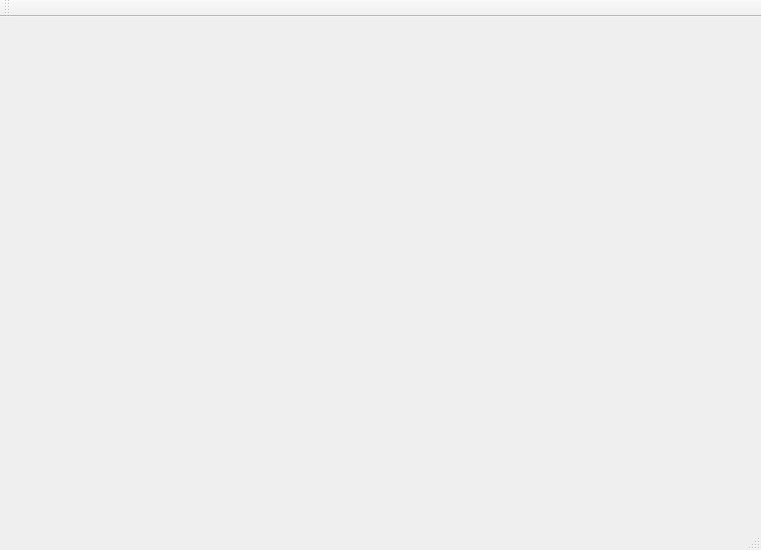
<?xml version="1.0" encoding="UTF-8"?>
<ui version="4.0">
 <class>MainWindow</class>
 <widget class="QMainWindow" name="MainWindow">
  <property name="geometry">
   <rect>
    <x>0</x>
    <y>0</y>
    <width>761</width>
    <height>550</height>
   </rect>
  </property>
  <property name="windowTitle">
   <string>MainWindow</string>
  </property>
  <widget class="QWidget" name="centralWidget">
   <widget class="QCustomPlot" name="widget_graph" native="true">
    <property name="geometry">
     <rect>
      <x>20</x>
      <y>-10</y>
      <width>711</width>
      <height>441</height>
     </rect>
    </property>
   </widget>
  </widget>
  <widget class="QMenuBar" name="menuBar">
   <property name="geometry">
    <rect>
     <x>0</x>
     <y>0</y>
     <width>761</width>
     <height>21</height>
    </rect>
   </property>
  </widget>
  <widget class="QToolBar" name="mainToolBar">
   <attribute name="toolBarArea">
    <enum>TopToolBarArea</enum>
   </attribute>
   <attribute name="toolBarBreak">
    <bool>false</bool>
   </attribute>
  </widget>
  <widget class="QStatusBar" name="statusBar"/>
 </widget>
 <layoutdefault spacing="6" margin="11"/>
 <customwidgets>
  <customwidget>
   <class>QCustomPlot</class>
   <extends>QWidget</extends>
   <header>qcustomplot.h</header>
   <container>1</container>
  </customwidget>
 </customwidgets>
 <resources/>
 <connections/>
</ui>
